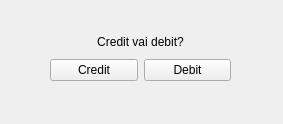
<?xml version="1.0" encoding="UTF-8"?>
<ui version="4.0">
 <class>cdChoice</class>
 <widget class="QWidget" name="cdChoice">
  <property name="geometry">
   <rect>
    <x>0</x>
    <y>0</y>
    <width>283</width>
    <height>124</height>
   </rect>
  </property>
  <property name="windowTitle">
   <string>Form</string>
  </property>
  <widget class="QWidget" name="gridLayoutWidget">
   <property name="geometry">
    <rect>
     <x>50</x>
     <y>30</y>
     <width>181</width>
     <height>51</height>
    </rect>
   </property>
   <layout class="QGridLayout" name="gridLayout">
    <item row="1" column="0">
     <widget class="QPushButton" name="creditButton">
      <property name="text">
       <string>Credit</string>
      </property>
     </widget>
    </item>
    <item row="1" column="1">
     <widget class="QPushButton" name="debitButton">
      <property name="text">
       <string>Debit</string>
      </property>
     </widget>
    </item>
    <item row="0" column="0" colspan="2">
     <widget class="QLabel" name="cdLabel">
      <property name="text">
       <string>Credit vai debit?</string>
      </property>
      <property name="alignment">
       <set>Qt::AlignCenter</set>
      </property>
     </widget>
    </item>
   </layout>
  </widget>
 </widget>
 <resources/>
 <connections/>
</ui>
